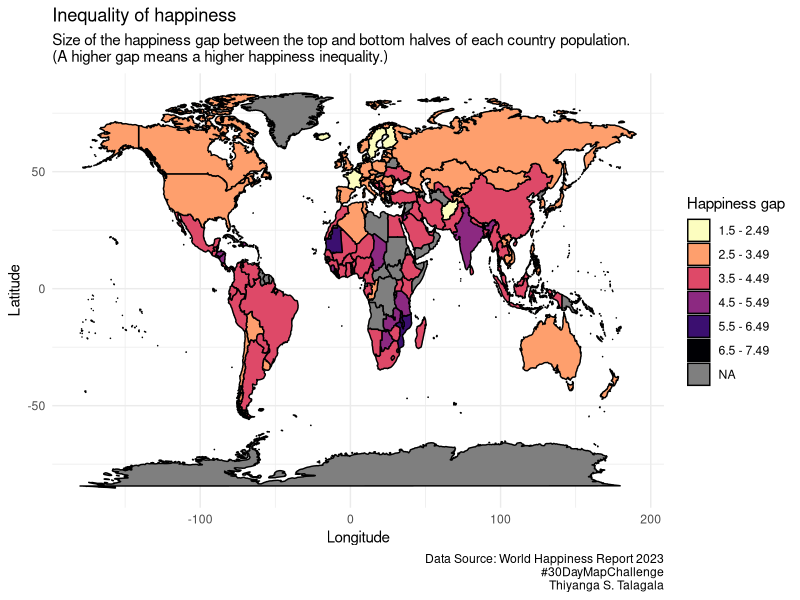

This figure's R source:
# https://worldhappiness.report/ed/2023/#appendices-and-data
# report
# https://happiness-report.s3.amazonaws.com/2023/WHR+23.pdf
## packages
library(tidyverse)
library(here)
library(maps)
library(viridis)

## data
# https://worldhappiness.report/ed/2023/world-happiness-trust-and-social-connections-in-times-of-crisis/
#  https://happiness-report.s3.amazonaws.com/2023/WHR+23.pdf
#page 43
happines <- read_csv(here("day3", "happines.csv"))
View(happines)
## map

# Inequality of happiness
# Size of the happiness gap between the 
# top and bottom halves of each country's population
#( A higher gap means higher happiness inequality.)

#the gap has amaximum value of 10 and a minimum of zero
hcountry <- unique(happines$Country)
world_coordinates <- map_data("world") 
head(world_coordinates)
wcountry <- unique(world_coordinates$region)
sort(wcountry[!(wcountry %in% hcountry)])
hcountry[!(hcountry %in% wcountry)]


happines <- happines |> 
  mutate(Country2 = recode(Country, "Tajikistan*" = "Tajikistan"  ,
         "United Kingdom" = "UK",
         #"Hong Kong S.A.R."=,
         "Algeria*" = "Algeria",
         "Taiwan Province of China" = "Taiwan",
          "United States" = "USA",
         "Czechia" = "Czech Republic",
         "Slovakia" = "Slovakia",
         "Korea, Republic of" = "South Korea",
         "Congo, Republic of" = "Republic of Congo",
         "Lao People's Democratic Republic*" = "Laos",
         "Philippines*" = "Philippines",
         "Sri Lanka*" = "Sri Lanka",
         "Malaysia*" = "Malaysia",
         "Myanmar*" = "Myanmar",
         "South Africa*" = "South Africa",
         "China*"    = "China",                       
         "Nigeria*"  =   "Nigeria",                    
         "Bosnia and Herzegovina*" = "Bosnia and Herzegovina",          
         "Serbia*"  =  "Serbia",                      
         "Palestine, State of"      = "Palestine",        
         "Montenegro*"   =   "Montenegro",                 
         "Bahrain*"   = "Bahrain",                      
         "Iraq*"  = "Iraq",                          
         "Türkiye*"   = "Turkey",                      
         "The Gambia" = "Gambia",                      
         "Burkina Faso*"  = "Burkina Faso",                  
         "Pakistan*"   = "Pakistan",                     
         "Zambia*"  = "Zambia" ,                       
         "Congo, Democratic Republic of"  = "Republic of Congo"))

## merge data
happines$region <- happines$Country2
full <- full_join(happines, world_coordinates,
          
          by="region")
full$`Happiness gap` <- factor(round(full$`Happiness gap`,0))

full <- full |> 
  mutate(`Happiness gap` = recode(`Happiness gap`,
                                  "2" = "1.5 - 2.49",
                                  "3" = "2.5 - 3.49",
                                  "4" = "3.5 - 4.49",
                                  "5" = "4.5 - 5.49",
                                  "6" = "5.5 - 6.49",
                                  "7" = "6.5 - 7.49",
                                  ))






p1 <- ggplot(full, aes(x = long,
                          y = lat,
                          group=group,
                          fill = `Happiness gap`)) +
  geom_polygon(color = "black") +
  labs(x = "Longitude",
       y = "Latitude") +
  theme(legend.position = "bottom",
        )  + 
  scale_fill_manual(values = rev(magma(6)))+
  labs(title = "Inequality of happiness",
       subtitle='Size of the happiness gap between the top and bottom halves of each country population.\n(A higher gap means a higher happiness inequality.)',
       caption = "Data Source: World Happiness Report 2023\n#30DayMapChallenge\nThiyanga S. Talagala") + theme_minimal()
p1
